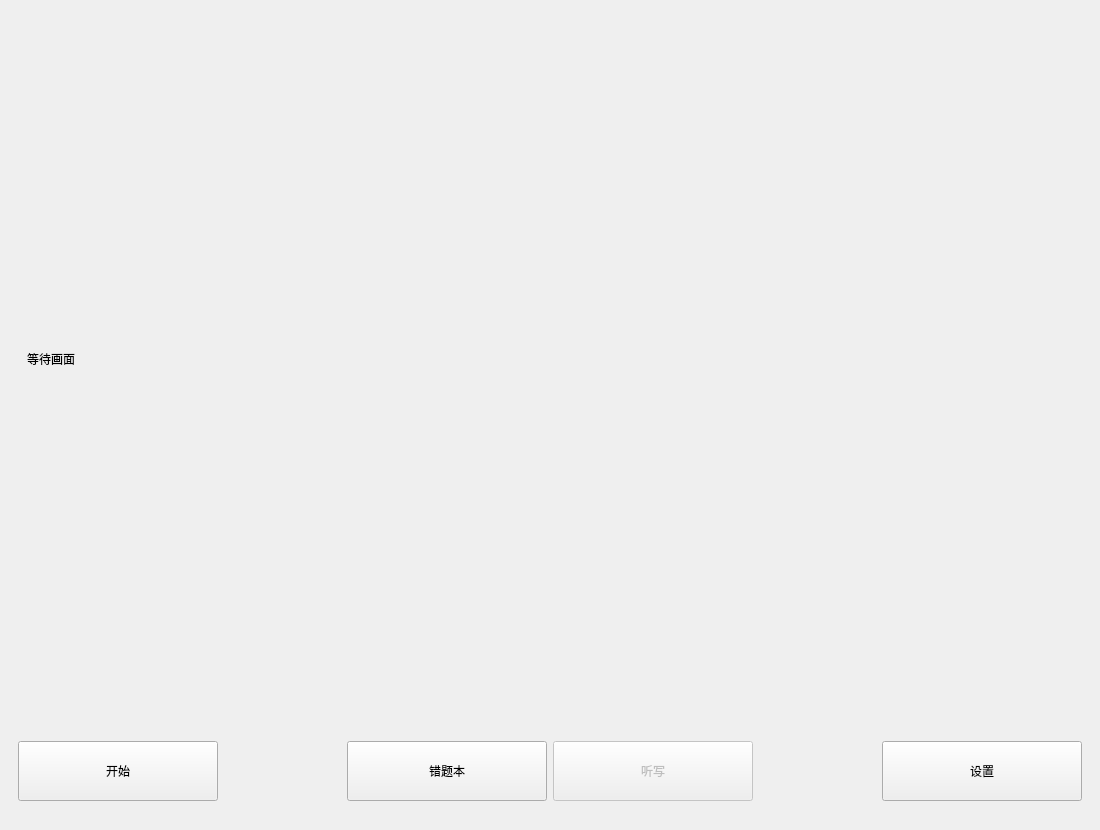
<?xml version="1.0" encoding="UTF-8"?>
<ui version="4.0">
 <class>MainWindow</class>
 <widget class="QMainWindow" name="MainWindow">
  <property name="geometry">
   <rect>
    <x>0</x>
    <y>0</y>
    <width>1100</width>
    <height>830</height>
   </rect>
  </property>
  <property name="minimumSize">
   <size>
    <width>1100</width>
    <height>830</height>
   </size>
  </property>
  <property name="maximumSize">
   <size>
    <width>1100</width>
    <height>830</height>
   </size>
  </property>
  <property name="windowTitle">
   <string>MainWindow</string>
  </property>
  <widget class="QWidget" name="centralwidget">
   <layout class="QVBoxLayout" name="verticalLayout">
    <item>
     <widget class="QWidget" name="widget" native="true">
      <property name="minimumSize">
       <size>
        <width>0</width>
        <height>700</height>
       </size>
      </property>
      <layout class="QGridLayout" name="gridLayout">
       <item row="0" column="0">
        <widget class="QWidget" name="widget_3" native="true">
         <layout class="QGridLayout" name="gridLayout_2">
          <item row="1" column="0">
           <widget class="QLabel" name="video">
            <property name="minimumSize">
             <size>
              <width>100</width>
              <height>0</height>
             </size>
            </property>
            <property name="text">
             <string>等待画面</string>
            </property>
            <property name="buddy">
             <cstring>video</cstring>
            </property>
           </widget>
          </item>
         </layout>
        </widget>
       </item>
      </layout>
     </widget>
    </item>
    <item>
     <spacer name="verticalSpacer">
      <property name="orientation">
       <enum>Qt::Orientation::Vertical</enum>
      </property>
      <property name="sizeHint" stdset="0">
       <size>
        <width>20</width>
        <height>67</height>
       </size>
      </property>
     </spacer>
    </item>
    <item>
     <widget class="QWidget" name="widget_2" native="true">
      <property name="minimumSize">
       <size>
        <width>0</width>
        <height>100</height>
       </size>
      </property>
      <layout class="QHBoxLayout" name="horizontalLayout">
       <item>
        <widget class="QPushButton" name="startButton">
         <property name="minimumSize">
          <size>
           <width>200</width>
           <height>60</height>
          </size>
         </property>
         <property name="text">
          <string>开始</string>
         </property>
        </widget>
       </item>
       <item>
        <spacer name="horizontalSpacer">
         <property name="orientation">
          <enum>Qt::Orientation::Horizontal</enum>
         </property>
         <property name="sizeHint" stdset="0">
          <size>
           <width>114</width>
           <height>20</height>
          </size>
         </property>
        </spacer>
       </item>
       <item>
        <widget class="QPushButton" name="WQbookButton">
         <property name="minimumSize">
          <size>
           <width>200</width>
           <height>60</height>
          </size>
         </property>
         <property name="text">
          <string>错题本</string>
         </property>
        </widget>
       </item>
       <item>
        <widget class="QPushButton" name="dictationButton">
         <property name="enabled">
          <bool>false</bool>
         </property>
         <property name="minimumSize">
          <size>
           <width>200</width>
           <height>60</height>
          </size>
         </property>
         <property name="text">
          <string>听写</string>
         </property>
        </widget>
       </item>
       <item>
        <spacer name="horizontalSpacer_2">
         <property name="orientation">
          <enum>Qt::Orientation::Horizontal</enum>
         </property>
         <property name="sizeHint" stdset="0">
          <size>
           <width>114</width>
           <height>20</height>
          </size>
         </property>
        </spacer>
       </item>
       <item>
        <widget class="QPushButton" name="settingButton">
         <property name="minimumSize">
          <size>
           <width>200</width>
           <height>60</height>
          </size>
         </property>
         <property name="text">
          <string>设置</string>
         </property>
        </widget>
       </item>
      </layout>
     </widget>
    </item>
   </layout>
  </widget>
 </widget>
 <resources/>
 <connections>
  <connection>
   <sender>startButton</sender>
   <signal>clicked()</signal>
   <receiver>MainWindow</receiver>
   <slot>startBC()</slot>
   <hints>
    <hint type="sourcelabel">
     <x>31</x>
     <y>763</y>
    </hint>
    <hint type="destinationlabel">
     <x>97</x>
     <y>780</y>
    </hint>
   </hints>
  </connection>
  <connection>
   <sender>WQbookButton</sender>
   <signal>clicked()</signal>
   <receiver>MainWindow</receiver>
   <slot>WQbBC()</slot>
   <hints>
    <hint type="sourcelabel">
     <x>419</x>
     <y>771</y>
    </hint>
    <hint type="destinationlabel">
     <x>663</x>
     <y>770</y>
    </hint>
   </hints>
  </connection>
  <connection>
   <sender>settingButton</sender>
   <signal>clicked()</signal>
   <receiver>MainWindow</receiver>
   <slot>settingBC()</slot>
   <hints>
    <hint type="sourcelabel">
     <x>918</x>
     <y>771</y>
    </hint>
    <hint type="destinationlabel">
     <x>1099</x>
     <y>767</y>
    </hint>
   </hints>
  </connection>
  <connection>
   <sender>dictationButton</sender>
   <signal>clicked()</signal>
   <receiver>MainWindow</receiver>
   <slot>dictationBC()</slot>
   <hints>
    <hint type="sourcelabel">
     <x>596</x>
     <y>768</y>
    </hint>
    <hint type="destinationlabel">
     <x>843</x>
     <y>774</y>
    </hint>
   </hints>
  </connection>
 </connections>
 <slots>
  <slot>startBC()</slot>
  <slot>configBC()</slot>
  <slot>WQbBC()</slot>
  <slot>dictationBC()</slot>
  <slot>settingBC()</slot>
 </slots>
</ui>
